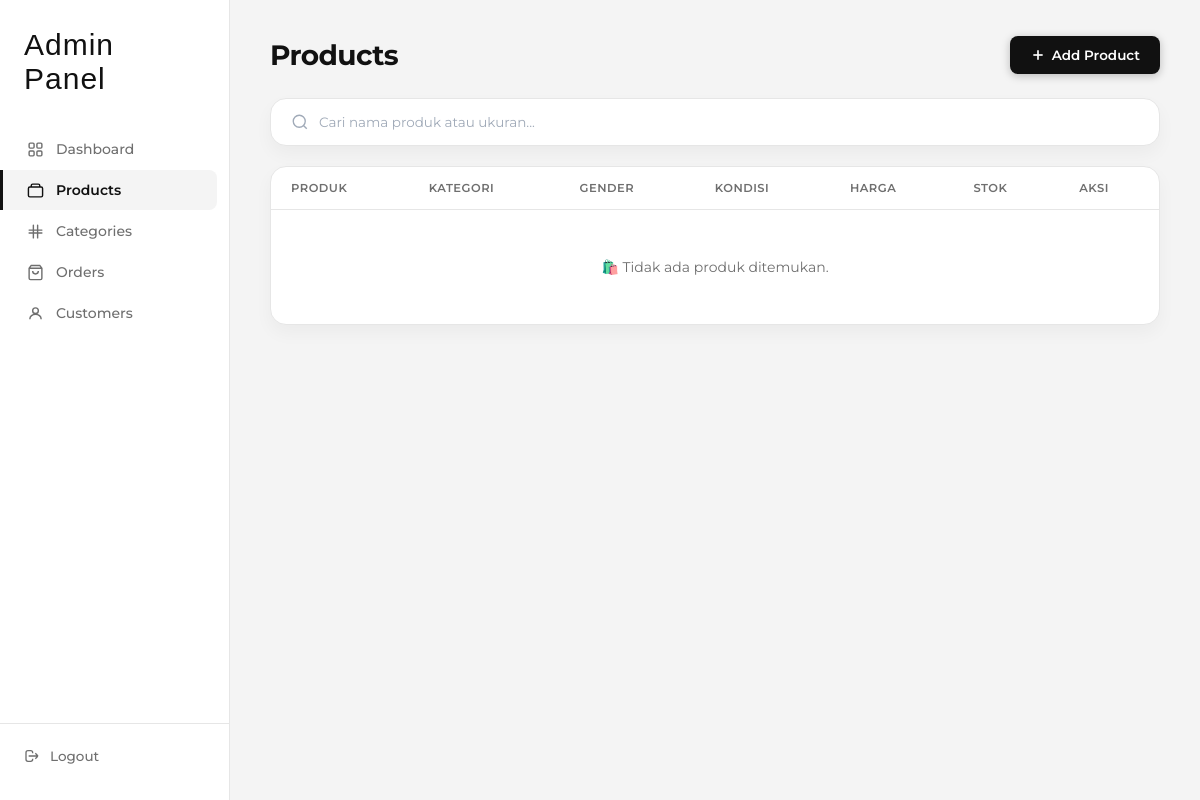
/src/admin/products.php, run on an earlier commit of the app's database.
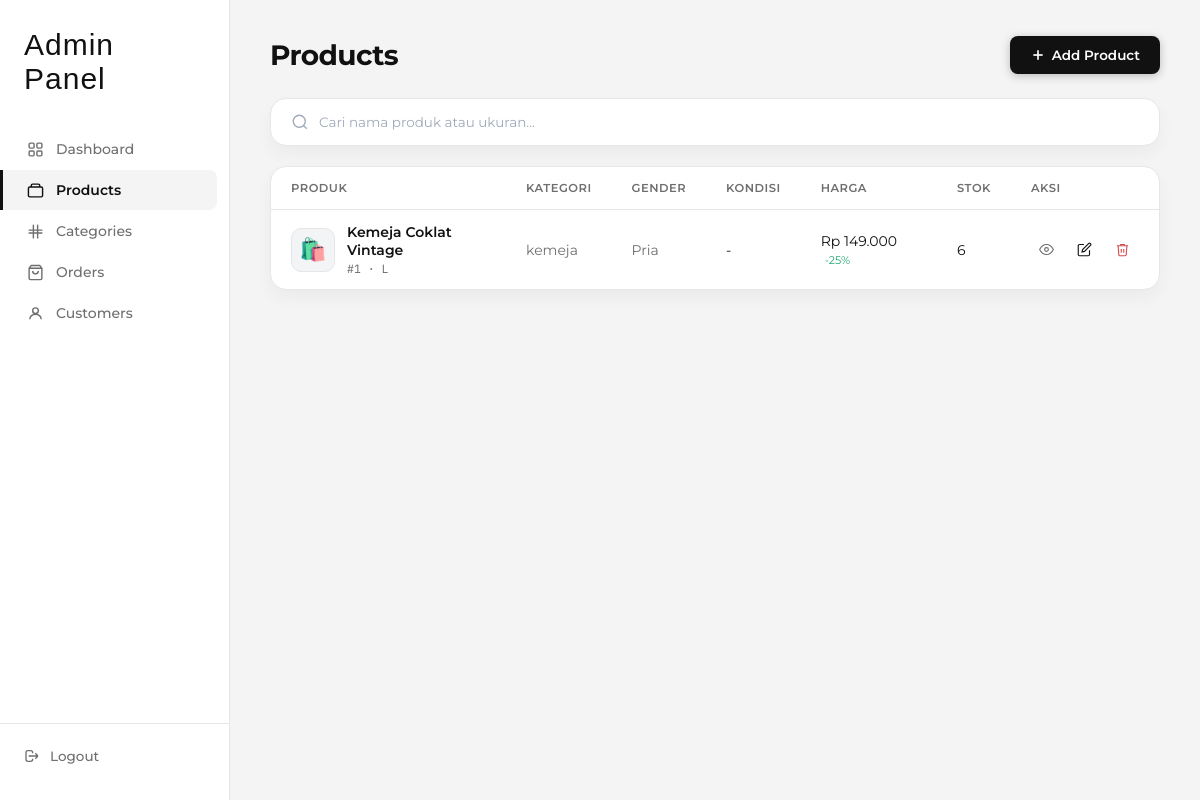
And on a later commit of the database.
### tables this page shows
CREATE TABLE products (
  id INT AUTO_INCREMENT PRIMARY KEY,
  name VARCHAR(255),
  description TEXT,
  gender ENUM('pria', 'wanita') NULL,
  condition_status VARCHAR(100) NULL,
  size_label VARCHAR(50) NULL,
  production_year YEAR NULL,
  material VARCHAR(120) NULL,
  image VARCHAR(255) NULL,
  price DECIMAL(10,2),
  stock INT,
  discount_percent INT DEFAULT 0,
  category_id INT,
  created_at TIMESTAMP DEFAULT CURRENT_TIMESTAMP,
  FOREIGN KEY (category_id) REFERENCES categories(id)
    ON DELETE CASCADE
);

CREATE TABLE categories (
  id INT AUTO_INCREMENT PRIMARY KEY,
  name VARCHAR(255),
  created_at TIMESTAMP DEFAULT CURRENT_TIMESTAMP
);

### src/admin/products.php (the view, shortened to what the changed rows need)
<?php
require_once __DIR__ . '/../config/database.php';
$sqlList  = "SELECT * FROM products";
$params   = [];
$sqlList .= " ORDER BY created_at DESC";
$stmtList  = $pdo->prepare($sqlList);
$stmtList->execute($params);
$products  = $stmtList->fetchAll();
$categories = [];
try {
    $categories = $pdo->query("SELECT id, name FROM categories ORDER BY name")->fetchAll();
} catch (Exception $e) {  }
?>
<!DOCTYPE html>
<html lang="id">
<head>
</head>
<body>
<div class="main">
  <div class="page-hd">
    <h1>Products</h1>
  </div>
  <div class="tcard">
    <table>
      <thead>
        <tr>
          <th>Produk</th>
          <th>Kategori</th>
          <th>Gender</th>
          <th>Kondisi</th>
          <th>Harga</th>
          <th>Stok</th>
          <th>Aksi</th>
        </tr>
      </thead>
      <tbody>
        <?php if (empty($products)): ?>
        <tr class="empty"><td colspan="7">🛍️ Tidak ada produk ditemukan.</td></tr>
        <?php else: ?>
        <?php foreach ($products as $p): ?>
        <tr>
          <td>
            <div class="pc">
              <div class="pimg">
                <?php if ($p['image'] && file_exists(__DIR__ . '/' . $p['image'])): ?>
                  <img src="<?= htmlspecialchars($p['image']) ?>" alt=""/>
                <?php else: ?>🛍️<?php endif; ?>
              </div>
              <div>
                <div class="pname"><?= htmlspecialchars($p['name']) ?></div>
                <div class="pmeta">#<?= $p['id'] ?> · <?= htmlspecialchars($p['size_label'] ?: '-') ?></div>
              </div>
            </div>
          </td>
          <td style="color:var(--txt2)"><?php
            if ($p['category_id']) {
              $cn = '#' . $p['category_id'];
              foreach ($categories as $c) { if ($c['id'] == $p['category_id']) { $cn = htmlspecialchars($c['name']); break; } }
              echo $cn;
            } else { echo '-'; }
          ?></td>
          <td style="color:var(--txt2)"><?= htmlspecialchars(ucfirst($p['gender'] ?: '-')) ?></td>
          <td>
            <?php if ($p['condition_status'] === 'new'): ?>
              <span class="badge b-new">New</span>
            <?php elseif ($p['condition_status'] === 'used'): ?>
              <span class="badge b-used">Used</span>
            <?php else: ?>-<?php endif; ?>
          </td>
          <td>
            Rp <?= number_format((float)$p['price'], 0, ',', '.') ?>
            <?php if ($p['discount_percent'] > 0): ?>
              <span class="disc">-<?= (int)$p['discount_percent'] ?>%</span>
            <?php endif; ?>
          </td>
          <td><?= (int)$p['stock'] ?></td>
          <td>
            <div class="acts">
              <button class="ab v" title="Lihat" onclick="openView(<?= $p['id'] ?>)">
                <svg fill="none" stroke="currentColor" stroke-width="1.8" viewBox="0 0 24 24"><path d="M1 12s4-8 11-8 11 8 11 8-4 8-11 8-11-8-11-8z"/><circle cx="12" cy="12" r="3"/></svg>
              </button>
              <button class="ab e" title="Edit" onclick="openEdit(<?= $p['id'] ?>)">
                <svg fill="none" stroke="currentColor" stroke-width="1.8" viewBox="0 0 24 24"><path d="M11 4H4a2 2 0 0 0-2 2v14a2 2 0 0 0 2 2h14a2 2 0 0 0 2-2v-7"/><path d="M18.5 2.5a2.121 2.121 0 0 1 3 3L12 15l-4 1 1-4 9.5-9.5z"/></svg>
              </button>
              <button class="ab d" title="Hapus" onclick="openDelete(<?= $p['id'] ?>, '<?= addslashes(htmlspecialchars($p['name'])) ?>')">
                <svg fill="none" stroke="currentColor" stroke-width="1.8" viewBox="0 0 24 24"><polyline points="3 6 5 6 21 6"/><path d="M19 6l-1 14a2 2 0 0 1-2 2H8a2 2 0 0 1-2-2L5 6"/><path d="M10 11v6"/><path d="M14 11v6"/><path d="M9 6V4h6v2"/></svg>
              </button>
            </div>
          </td>
        </tr>
        <?php endforeach; ?>
        <?php endif; ?>
      </tbody>
    </table>
  </div>
</div>
</body>
</html>

What changed in the data, as far as the page shows it:
added products: name "Kemeja Coklat Vintage", id "1", size_label "L", category.name "kemeja", gender "Pria", price "149.000", discount_percent "25", stock "6"
Also different on the page:
text no longer shown: "🛍️ Tidak ada produk ditemukan."
